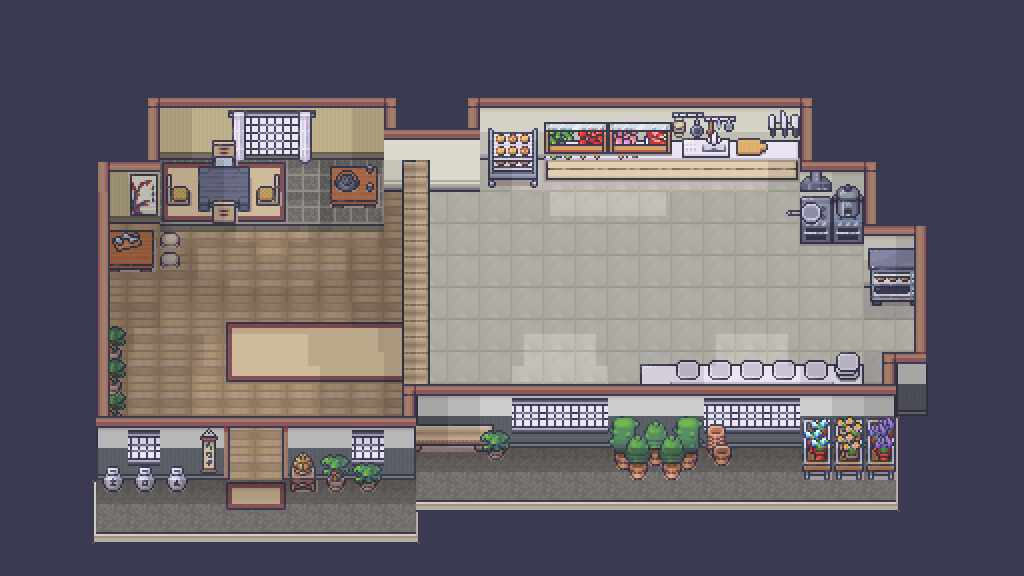

This game map was drawn from its Tiled (.tmx) file and the tilesets committed beside it. A one-line description and the trimmed map source follow:
An orthogonal 32x18 tile map with 32x32 px tiles, 18 tile layers (background, floor, walls, counters + wall decor, ...), 4 tilesets and 18 objects.

<map version="1.9" tiledversion="1.9.2" orientation="orthogonal" renderorder="right-down" width="32" height="18" tilewidth="32" tileheight="32" infinite="0" nextlayerid="35" nextobjectid="49">
 <tileset firstgid="1" source="Room_Builder_32x32.tsx" />
 <tileset firstgid="8285" source="12_Kitchen_32x32.tsx" />
 <tileset firstgid="9069" source="16_Grocery_store_32x32.tsx" />
 <tileset firstgid="10317" source="20_Japanese_interiors_32x32.tsx" />
 <layer id="1" name="background" width="32" height="18">
  <data>[576 cells, 576 non-empty, 2 distinct tile ids]</data>
 </layer>
 <layer id="4" name="floor" width="32" height="18">
  <data>[576 cells, 230 non-empty, 5 distinct tile ids]</data>
 </layer>
 <layer id="2" name="walls" width="32" height="18">
  <data>[576 cells, 125 non-empty, 29 distinct tile ids]</data>
 </layer>
 <objectgroup id="33" name="walls">
  <object id="28" x="480" y="96" width="320" height="64" />
  <object id="29" x="800" y="96" width="64" height="128" />
  <object id="31" x="864" y="160" width="64" height="128" />
  <object id="36" x="896" y="224" width="32" height="192" />
  <object id="38" x="416" y="384" width="480" height="64" />
  <object id="39" x="402.167" y="159" width="28.6667" height="224" />
 </objectgroup>
 <layer id="5" name="counters + wall decor" width="32" height="18">
  <data>[576 cells, 108 non-empty, 57 distinct tile ids]</data>
 </layer>
 <objectgroup id="34" name="counters">
  <object id="43" x="641" y="364.5" width="222" height="21" />
  <object id="44" x="672" y="139.5" width="64" height="37.5" />
  <object id="45" x="768" y="140.5" width="31" height="37" />
  <object id="48" x="832" y="198" width="30" height="45" />
 </objectgroup>
 <layer id="6" name="pantry+objects" width="32" height="18">
  <data>[576 cells, 4 non-empty, 4 distinct tile ids]</data>
 </layer>
 <layer id="31" name="frying" width="32" height="18">
  <data>[576 cells, 2 non-empty, 2 distinct tile ids]</data>
 </layer>
 <objectgroup id="32" name="frying">
  <object id="23" x="780.5" y="198" width="51" height="45" />
 </objectgroup>
 <layer id="29" name="chopping board" width="32" height="18">
  <data>[576 cells, 1 non-empty, 1 distinct tile ids]</data>
 </layer>
 <objectgroup id="30" name="chopping board">
  <object id="22" x="737.5" y="139" width="29.5" height="38" />
 </objectgroup>
 <layer id="16" name="tomato" width="32" height="18">
  <data>[576 cells, 1 non-empty, 1 distinct tile ids]</data>
 </layer>
 <objectgroup id="24" name="tomato">
  <object id="11" x="574" y="122" width="34" height="56" />
 </objectgroup>
 <layer id="11" name="decor" width="32" height="18">
  <data>[576 cells, 96 non-empty, 56 distinct tile ids]</data>
 </layer>
 <layer id="17" name="lettuce" width="32" height="18">
  <data>[576 cells, 1 non-empty, 1 distinct tile ids]</data>
 </layer>
 <objectgroup id="25" name="lettuce">
  <object id="41" x="545.5" y="123" width="30.5" height="56" />
 </objectgroup>
 <layer id="18" name="onions" width="32" height="18">
  <data>[576 cells, 1 non-empty, 1 distinct tile ids]</data>
 </layer>
 <objectgroup id="26" name="onions">
  <object id="17" x="609" y="123" width="30" height="55.5" />
 </objectgroup>
 <layer id="19" name="patty" width="32" height="18">
  <data>[576 cells, 1 non-empty, 1 distinct tile ids]</data>
 </layer>
 <objectgroup id="27" name="patty">
  <object id="42" x="639" y="122" width="32.5" height="57.5" />
 </objectgroup>
 <layer id="20" name="buns" width="32" height="18">
  <data>[576 cells, 4 non-empty, 4 distinct tile ids]</data>
 </layer>
 <objectgroup id="28" name="buns">
  <object id="21" x="488.5" y="130" width="47.5" height="50" />
 </objectgroup>
 <layer id="23" name="toaster" width="32" height="18">
  <data>[576 cells, 6 non-empty, 6 distinct tile ids]</data>
 </layer>
 <objectgroup id="22" name="toaster">
  <object id="9" x="865.5" y="244.5" width="52.5" height="61.5" />
 </objectgroup>
 <layer id="9" name="pantry shelves" width="32" height="18">
  <data>[576 cells, 8 non-empty, 4 distinct tile ids]</data>
 </layer>
 <layer id="7" name="base shadows" width="32" height="18">
  <data>[576 cells, 206 non-empty, 9 distinct tile ids]</data>
 </layer>
 <layer id="13" name="2nd shadow" width="32" height="18">
  <data>[576 cells, 62 non-empty, 6 distinct tile ids]</data>
 </layer>
 <layer id="8" name="borders" width="32" height="18">
  <data>[576 cells, 75 non-empty, 16 distinct tile ids]</data>
 </layer>
</map>
